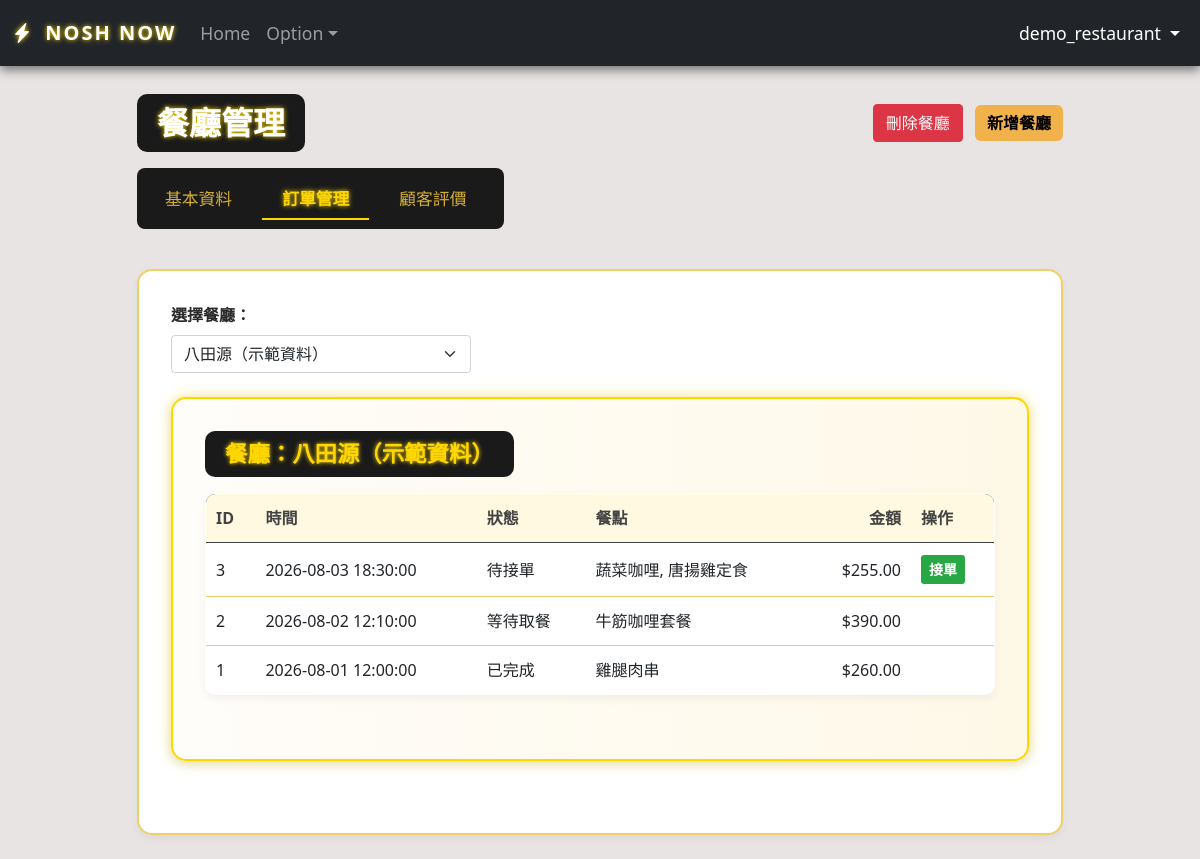
Page /restaurant/restaurant_manage.php?module=orders&rid=1 (signed in) on the committed database.
### tables this page shows
CREATE TABLE `restaurant` (
  `restaurant_id` INT NOT NULL AUTO_INCREMENT,
  `restaurantAddress` VARCHAR(255) DEFAULT NULL,
  `restaurantName` VARCHAR(255) DEFAULT NULL,
  `operationTime` VARCHAR(100) DEFAULT NULL,
  `latitude` DECIMAL(10,6) DEFAULT NULL,
  `longitude` DECIMAL(10,6) DEFAULT NULL,
  PRIMARY KEY (`restaurant_id`)
);

CREATE TABLE `order` (
  `order_id` INT NOT NULL AUTO_INCREMENT,
  `weather` VARCHAR(50) DEFAULT NULL,
  `order_status` VARCHAR(50) DEFAULT NULL,
  `order_time` DATETIME DEFAULT NULL,
  `total_price` DECIMAL(10,2) DEFAULT NULL,
  `orderCustomer` VARCHAR(255) DEFAULT NULL,
  `orderPayMethod` VARCHAR(50) DEFAULT NULL,
  `total_calories` INT DEFAULT NULL,
  `user_id` INT DEFAULT NULL,
  `cart_id` INT DEFAULT NULL,
  `order_ps` TEXT DEFAULT NULL,
  `delivery_lat` DOUBLE NOT NULL,
  `delivery_lng` DOUBLE NOT NULL,
  PRIMARY KEY (`order_id`),
  UNIQUE KEY `uq_order_cart` (`cart_id`),
  KEY `idx_order_customer_status` (`user_id`, `order_status`),
  CONSTRAINT `fk_order_customer` FOREIGN KEY (`user_id`)
    REFERENCES `customer` (`user_id`),
  CONSTRAINT `fk_order_cart` FOREIGN KEY (`cart_id`)
    REFERENCES `cart` (`cart_id`)
);

### restaurant/subpages/orders.php (the view, shortened to what this page needs)
<?php
$stmtR = $pdo->prepare("
    SELECT r.restaurant_id, r.restaurantName AS name
    FROM owns o
    JOIN restaurant r USING(restaurant_id)
    WHERE o.user_id = ?
");
$stmtR->execute([$ownerId]);
$myRestaurants = $stmtR->fetchAll(PDO::FETCH_ASSOC);
$rid = $restaurantId;
$statusOrder = [
    'pending', 'preparing', 'assigned_to_deliveryman', 'ready_for_pickup',
    'picked_up', 'delivering', 'delivered', 'completed', 'refund_requested', 'cancelled'
];
$statusMap = [
    'pending' => '待接單',
    'assigned_to_deliveryman' => '已分配外送員',
    'preparing' => '餐廳製作中',
    'ready_for_pickup' => '等待取餐',
    'picked_up' => '外送員已取餐',
    'delivering' => '配送中',
    'delivered' => '已送達',
    'completed' => '已完成',
    'refund_requested' => '申請退款',
    'cancelled' => '已取消',
];
echo '<form method="get" class="mb-4">';
echo '<label for="rid" class="form-label fw-bold">選擇餐廳：</label>';
echo '<select name="rid" id="rid" class="form-select" onchange="this.form.submit()" style="max-width: 300px;">';
foreach ($myRestaurants as $r) {
    $selected = $r['restaurant_id'] == $rid ? 'selected' : '';
    echo "<option value='{$r['restaurant_id']}' $selected>" . htmlspecialchars($r['name']) . "</option>";
}
echo '</select>';
echo '</form>';
if ($rid) {
    $restaurantName = '';
    foreach ($myRestaurants as $r) {
        if ($r['restaurant_id'] == $rid) {
            $restaurantName = $r['name'];
            break;
        }
    }
    echo "<div class='order-card'>";
    echo "<h4 class='section-title'>餐廳：" . htmlspecialchars($restaurantName) . "</h4>";
    $in = str_repeat('?,', count($statusOrder) - 1) . '?';
    $sql = "
    SELECT
      o.order_id,
      o.order_status,
      o.order_time,
      o.total_price,
      GROUP_CONCAT(m.foodName SEPARATOR ', ') AS items
    FROM `order` o
    JOIN orderitem oi ON oi.order_id = o.order_id
    JOIN contains c ON c.order_id = oi.order_id AND c.sqNo = oi.sqNo
    JOIN menuitem m ON m.item_id = c.item_id
    WHERE m.restaurant_id = ?
      AND o.order_status IN ($in)
    GROUP BY o.order_id, o.order_status, o.order_time, o.total_price
    ORDER BY FIELD(o.order_status, " . implode(',', array_map(fn($s)=>"'$s'", $statusOrder)) . "),
             o.order_time DESC
";
    $params = array_merge([$rid], $statusOrder);
    $stmt = $pdo->prepare($sql);
    $stmt->execute($params);
    echo '<table class="table table-sm table-order-dark w-100">';
    echo '<thead><tr>
            <th>ID</th><th>時間</th><th>狀態</th><th>餐點</th><th class="text-end">金額</th><th>操作</th>
          </tr></thead><tbody>';
    foreach ($stmt as $row) {
        $os = $row['order_status'];
        echo '<tr>';
        echo '<td>' . htmlspecialchars($row['order_id']) . '</td>';
        echo '<td>' . htmlspecialchars($row['order_time']) . '</td>';
        echo '<td>' . htmlspecialchars($statusMap[$os] ?? $os) . '</td>';
        echo '<td>' . htmlspecialchars($row['items']) . '</td>';
        echo '<td class="text-end">$' . htmlspecialchars($row['total_price']) . '</td>';
        echo '<td>';
        if ($os === 'pending') {
          echo '<form method="post" class="d-inline">
                  <input type="hidden" name="order_id" value="' . $row['order_id'] . '">
                  <input type="hidden" name="new_status" value="preparing">
                  <button class="btn btn-sm btn-accept">接單</button>
                </form>';
      } elseif ($os === 'preparing' || $os === 'assigned_to_deliveryman') {
          echo '<form method="post" class="d-inline">
                  <input type="hidden" name="order_id" value="' . $row['order_id'] . '">
                  <input type="hidden" name="new_status" value="ready_for_pickup">
                  <button class="btn btn-sm btn-complete">餐點完成</button>
                </form>';
      }
        echo '</td>';
        echo '</tr>';
    }
    echo '</tbody></table>';
    echo '</div>';
}
?>

### assets/css/navbar_custom.css (style rules this page uses)
body { padding-top: 80px; }

### assets/css/restaurant_manage.css (style rules this page uses)
body { background-color: #e8e4e4; color: #2a2a2a; font-family: 'Segoe UI', sans-serif; padding-top: 70px; }
.table th, .table td { vertical-align: middle; }
.table thead { background-color: #f5f5f5; color: #333; }
.table-order-dark { background-color: #fff; border: 2px solid #f0d066; border-radius: 10px; overflow: hidden; box-shadow: 0 4px 10px rgba(0,0,0,0.05); margin-bottom: 2rem; }
.table-order-dark thead { background-color: #1a1a1a; color: #ffd700; font-weight: bold; }
.table-order-dark td, .table-order-dark th { vertical-align: middle; padding: 12px 10px; }
.section-title { font-size: 1.4rem; font-weight: bold; background-color: #1a1a1a; color: #ffd700; padding: 10px 20px; border-radius: 10px; text-shadow: 0 0 4px #ffd700; margin-bottom: 1rem; display: inline-block; }
.btn-accept { background-color: #28a745; color: #fff; font-weight: 600; border: none; }
.order-card { position: relative; background: linear-gradient(to right, #fffdfa, #fef8e7); border: 2px solid #ffd700; border-radius: 15px; padding: 2rem; margin-bottom: 2.5rem; box-shadow: 0 0 10px rgba(255, 215, 0, 0.3), 0 0 20px rgba(255, 215, 0, 0.2), 0 4px 12px rgba(0, 0, 0, 0.1); transition: transform 0.2s ease, box-shadow 0.2s ease; }
.table { background-color: #fff; border: 1px solid #f0d066; border-radius: 10px; overflow: hidden; }
.table th { background-color: #fef9e0; color: #444; font-weight: bold; }
.table td { vertical-align: middle; }

### rows in the picture
restaurant: restaurantName "八田源（示範資料）"
order: order_id "3", order_time "2026-08-03 18:30:00", order_status "待接單", items "蔬菜咖哩, 唐揚雞定食", total_price "255.00"
order: order_id "2", order_time "2026-08-02 12:10:00", order_status "等待取餐", items "牛筋咖哩套餐", total_price "390.00"
order: order_id "1", order_time "2026-08-01 12:00:00", order_status "已完成", items "雞腿肉串", total_price "260.00"

### other values in the picture
$_SESSION['username'] "demo_restaurant"
form field rid "八田源（示範資料）"
